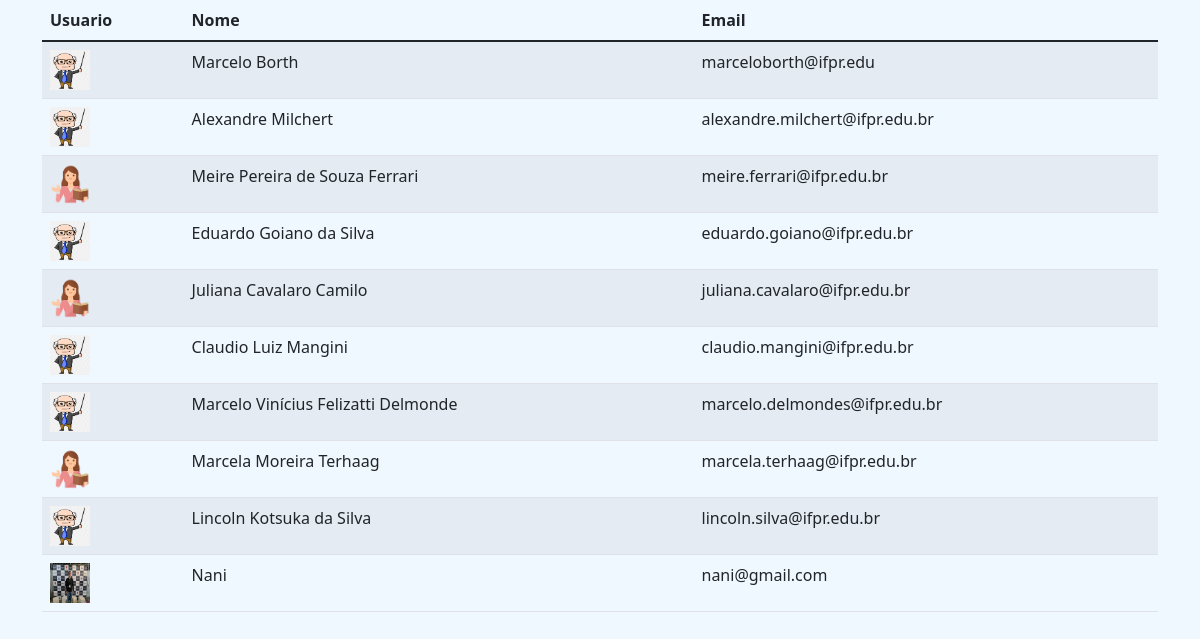
Screenshot of /PastaADM/listarProf.php with the database file from the repository.
### tables this page shows
CREATE TABLE `prof` (
  `idProf` int(11) NOT NULL,
  `nome` varchar(45) DEFAULT NULL,
  `email` varchar(100) DEFAULT NULL,
  `imagem` varchar(45) NOT NULL,
  `siape` varchar(10) DEFAULT NULL,
  `senha` varchar(16) DEFAULT NULL
);

### PastaADM/listarProf.php (the view, shortened to what this page needs)
<?php
$conexao = mysqli_connect('127.0.0.1', 'root', '', 'hereiam');
$sql = "select * from prof";
$resultado = mysqli_query($conexao, $sql);
?>
<!DOCTYPE html>
<html lang="pt-br">
<head>
    <link href="https://cdn.jsdelivr.net/npm/bootstrap@5.1.3/dist/css/bootstrap.min.css" rel="stylesheet">
</head>
<body style="background-color:aliceblue ;">
    <div class="container">
        <table class="table table-striped">
            <thead>
                <tr>
                    <th scope="col">Usuario</th>
                    <th scope="col">Nome</th>
                    <th scope="col">Email</th>
                </tr>
            </thead>
            <tbody>
                <?php while ($linha = mysqli_fetch_array($resultado)) : ?>
                    <tr>
                        <td>
                            <?php
                            if ($linha['imagem']) :
                                $imagem = $linha['imagem'];
                            ?>
                                <a href="<?php echo $imagem ?>" target="_blank">
                                    <img src="<?php echo $imagem ?>" width="40" height="40">
                                </a>
                            <?php
                            endif;
                            ?>
                        </td>
                        <td><?= $linha['nome'] ?></td>
                        <td><?= $linha['email'] ?></td>
                    </tr>
                <?php endwhile; ?>
            </tbody>
        </table>
    </div>
</body>
</html>

### rows the page displays
prof: imagem (picture), nome "Marcelo Borth", email "marceloborth@ifpr.edu"
prof: imagem (picture), nome "Alexandre Milchert", email "alexandre.milchert@ifpr.edu.br"
prof: imagem (picture), nome "Meire Pereira de Souza Ferrari", email "meire.ferrari@ifpr.edu.br"
prof: imagem (picture), nome "Eduardo Goiano da Silva", email "eduardo.goiano@ifpr.edu.br"
prof: imagem (picture), nome "Juliana Cavalaro Camilo", email "juliana.cavalaro@ifpr.edu.br"
prof: imagem (picture), nome "Claudio Luiz Mangini", email "claudio.mangini@ifpr.edu.br"
prof: imagem (picture), nome "Marcelo Vinícius Felizatti Delmonde", email "marcelo.delmondes@ifpr.edu.br"
prof: imagem (picture), nome "Marcela Moreira Terhaag", email "marcela.terhaag@ifpr.edu.br"
prof: imagem (picture), nome "Lincoln Kotsuka da Silva", email "lincoln.silva@ifpr.edu.br"
prof: imagem (picture), nome "Nani", email "nani@gmail.com"
